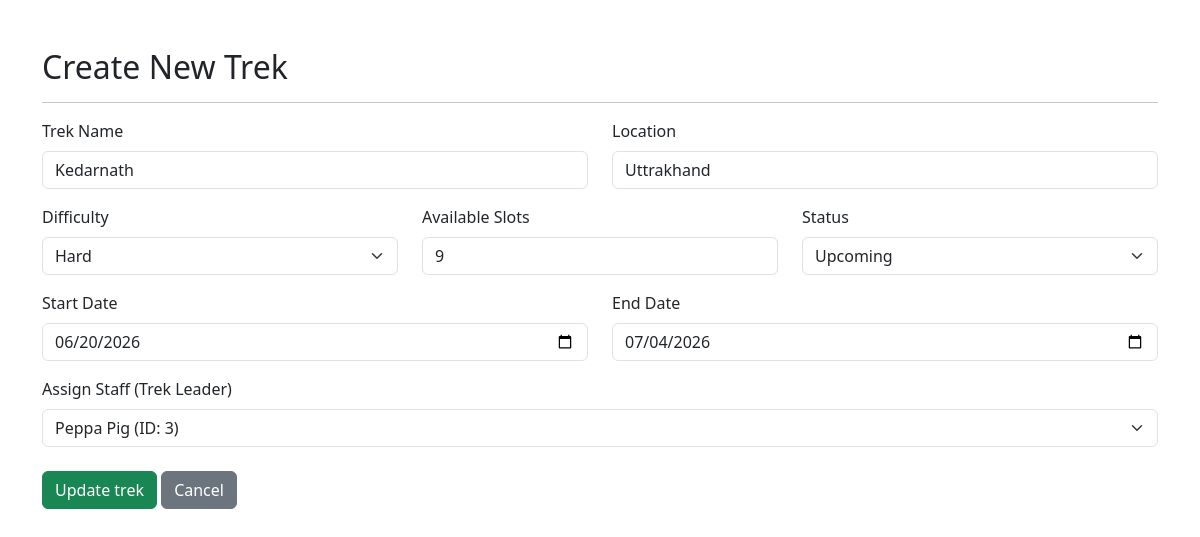
Screenshot of /admin/trek/create/1 (signed in) with the database file from the repository.
### app/models.py (models this page shows)
class Trek(db.Model):
    __tablename__ = "treks"
    id = db.Column(db.Integer, primary_key=True)
    trek_name = db.Column(db.String(200), nullable=False)
    assigned_staff_id = db.Column(db.Integer, db.ForeignKey('users.id'), nullable=False)
    location = db.Column(db.String(100), nullable=False)
    difficulty = db.Column(db.String(50), nullable=False)
    duration = db.Column(db.Integer, nullable=False)
    available_slots = db.Column(db.Integer, nullable=False)
    status = db.Column(db.String(30), nullable=False)
    start_date = db.Column(db.DateTime, nullable=False)
    end_date = db.Column(db.DateTime, nullable=False)
    bookings = db.relationship('Booking', backref='trek', lazy=True)
    assigned_staff = db.relationship('User', foreign_keys=[assigned_staff_id])

class User(db.Model):
    __tablename__ = "users"
    id = db.Column(db.Integer, primary_key=True)
    username = db.Column(db.String(80), unique=True, nullable=False)
    password_hash = db.Column(db.String(256), nullable=False)
    name = db.Column(db.String(80), nullable=False)
    role = db.Column(db.String(20), nullable=False)
    is_blacklisted = db.Column(db.Boolean, default=False)
    staff_profile = db.relationship('StaffProfile', backref='user', uselist=False) # userlist =False strictly enforces a 1-to-1 relatiosnhip b/w users and staff_profiles table
    bookings = db.relationship('Booking', backref='trekker', lazy=True) # lazy=True Parameter is used tell SQLAlchemy that until i specifically state a python code like user.bookings do not run SQL Query

### app/routes/admin.py (the view, shortened to what this page needs)
@admin_bp.route('trek/create/<int:trek_id>', methods=['GET', 'POST'])
def edit_trek(trek_id):
    trek_to_edit = models.Trek.query.get_or_404(trek_id)
    available_staff = models.User.query.filter_by(role='Staff').all()
    return render_template('admin/create_trek.html', trek=trek_to_edit, staff_members=available_staff)

### app/routes/admin.py (called while the page is built)
@admin_bp.before_request
def admin_access():
    if 'user_id' not in session:
        flash("Access denied. Please login first")
        return redirect(url_for('auth.login'))
    if session.get('role') != 'Admin':
        flash("Not an Administrator")
        return redirect(url_for('auth.login'))

### app/templates/admin/create_trek.html (shortened to what this page needs)
<!DOCTYPE html>
<html lang="en">
<head>
    <link href="https://cdn.jsdelivr.net/npm/bootstrap@5.3.8/dist/css/bootstrap.min.css" rel="stylesheet">
</head>
<body>
    <div class="container mt-5">
    <h2>Create New Trek</h2>
    <hr>
    <form action="{{ url_for('admin.edit_trek', trek_id=trek.id) if trek else url_for('admin.create_trek') }}" method="POST">
        <div class="row mb-3">
            <div class="col-md-6">
                <label class="form-label">Trek Name</label>
                <input type="text" name="trek_name" class="form-control" value="{{ trek.trek_name if trek else '' }}" required>
            </div>
            <div class="col-md-6">
                <label class="form-label">Location</label>
                <input type="text" name="location" class="form-control" value="{{ trek.location if trek else '' }}" required>
            </div>
        </div>
        <div class="row mb-3">
            <div class="col-md-4">
                <label class="form-label">Difficulty</label>
                <select name="difficulty" class="form-select" required>
                    <option value="Hard" {% if trek and trek.difficulty == 'Hard' %} selected {% endif %}>Hard</option>
                </select>
            </div>
            <div class="col-md-4">
                <label class="form-label">Available Slots</label>
                <input type="number" name="available_slots" class="form-control" min="1" value="{{ trek.available_slots if trek else '' }}" required>
            </div>
            <div class="col-md-4">
                <label class="form-label">Status</label>
                <select name="status" class="form-select" required>
                    <option value="Upcoming" {% if trek and trek.status == 'Upcoming' %} selected {% endif %}>Upcoming</option>
                </select>
            </div>
        </div>
        <div class="row mb-3">
            <div class="col-md-6">
                <label class="form-label">Start Date</label>
                <input type="date" name="start_date" class="form-control" value="{{ trek.start_date.strftime('%Y-%m-%d') if trek else '' }}" required>
            </div>
            <div class="col-md-6">
                <label class="form-label">End Date</label>
                <input type="date" name="end_date" class="form-control" value="{{ trek.end_date.strftime('%Y-%m-%d') if trek else '' }}" required>
            </div>
        </div>
        <div class="row mb-4">
            <div class="col-md-12">
                <label class="form-label">Assign Staff (Trek Leader)</label>
                <select name="assigned_staff_id" class="form-select" required>
                    {% for staff in staff_members %}
                        <option value="{{ staff.id }}" {% if trek and trek.assigned_staff_id == staff.id%} selected {% endif %}>{{ staff.name }} (ID: {{ staff.id }})</option>
                    {% endfor %}
                </select>
            </div>
        </div>
        <button type="submit" class="btn btn-success">{{ 'Update trek' if trek else 'Create Trek' }}</button>
        <a href="{{ url_for('admin.manage_treks') }}" class="btn btn-secondary">Cancel</a>
    </form>
</div>
</body>
</html>

### rows the page displays
Trek: trek_name "Kedarnath", location "Uttrakhand", difficulty "Hard", available_slots "9", status "Upcoming", start_date "06/20/2026", end_date "07/04/2026", assigned_staff_id "Peppa Pig (ID: 3)"

### other values shown
{{ 'Update trek' if trek else 'Create Trek' }} "Update trek"
